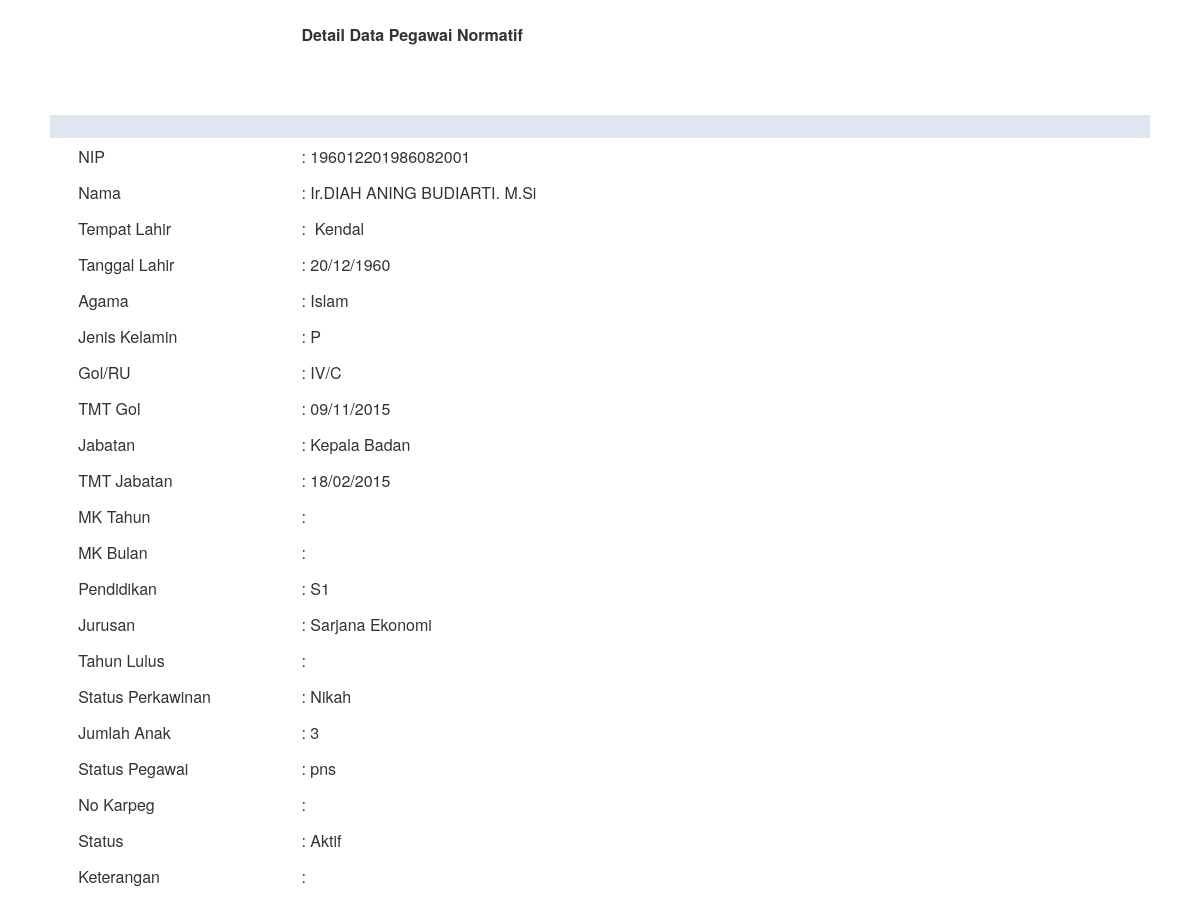
Page /dimaspunya/viewpegawai.php?page=detail&nip=196012201986082001 on the committed database.
### tables this page shows
CREATE TABLE `tabel_karyawan` (
  `nip` varchar(20) NOT NULL,
  `id_pendidikan` int(3) NOT NULL,
  `id_gol` int(3) NOT NULL,
  `jabatan` varchar(40) NOT NULL,
  `nama_karyawan` varchar(40) NOT NULL,
  `tmp_lahir` varchar(15) NOT NULL,
  `tgl_lahir` date NOT NULL,
  `agama` varchar(10) NOT NULL,
  `jk` enum('L','P') NOT NULL,
  `status_nikah` varchar(15) NOT NULL,
  `jml_anak` varchar(2) default NULL,
  `status_karyawan` enum('pns','cpns') NOT NULL,
  `thn_lulus` int(4) default NULL,
  `status` enum('Aktif','Tidak Aktif') NOT NULL,
  `no_karpeg` varchar(10) default NULL,
  `keterangan` varchar(40) NOT NULL,
  PRIMARY KEY  (`nip`)
);

CREATE TABLE `tabel_gol` (
  `id_gol` int(3) NOT NULL,
  `tmt_jabatan` date NOT NULL,
  `gol` varchar(6) NOT NULL,
  `tmt_gol` date NOT NULL,
  `mk_thn` varchar(2) NOT NULL,
  `mk_bln` varchar(2) NOT NULL,
  PRIMARY KEY  (`id_gol`)
);

CREATE TABLE `tb_pendidikan` (
  `id_pendidikan` int(3) NOT NULL auto_increment,
  `pendidikan` varchar(6) NOT NULL,
  `jurusan` varchar(20) default NULL,
  PRIMARY KEY  (`id_pendidikan`)
);

### dimaspunya/viewpegawai.php (the view, shortened to what this page needs)
<link href="layout/bootstrap.min.css" rel="stylesheet">
<link href="layout/simple-sidebar.css" rel="stylesheet">
<?php
if (isset($_GET['nip'])) {
	$nip = $_GET['nip'];
} else {
	die ("Error. Tidak ada NIP yang dipilih Silakan cek kembali! ");
}
$tampil_karyawan = " SELECT a.nip,a.jabatan, a.nama_karyawan, a.tmp_lahir, a.tgl_lahir, a.agama, a.jk, a.status_nikah, a.jml_anak, a.status_karyawan, a.thn_lulus, a.status, a.no_karpeg,a.keterangan, b.tmt_jabatan, b.gol, b.tmt_gol, b.mk_thn, b.mk_bln, c.pendidikan, c.jurusan
FROM tabel_karyawan a
JOIN tabel_gol b ON a.id_gol = b.id_gol
JOIN tb_pendidikan c ON a.id_pendidikan = c.id_pendidikan
WHERE a.nip ='$nip'";
$sql = mysql_query ($tampil_karyawan);
$hasil_p = mysql_fetch_array ($sql);
	$nip = $hasil_p['nip'];
	$nama_karyawan = $hasil_p['nama_karyawan'];
	$jk = $hasil_p['jk'];
	$jabatan = $hasil_p['jabatan'];
	$tmp_lahir = $hasil_p['tmp_lahir'];
	$tgl_lahir = $hasil_p['tgl_lahir'];
	$agama = $hasil_p['agama'];
	$status_nikah = $hasil_p['status_nikah'];
	$jml_anak = $hasil_p['jml_anak'];
	$status_karyawan = $hasil_p['status_karyawan'];
	$thn_lulus = $hasil_p['thn_lulus'];
	$status = $hasil_p['status'];
	$no_karpeg = $hasil_p['no_karpeg'];
	$gol = $hasil_p['gol'];
	$tmt_gol = $hasil_p['tmt_gol'];
	$tmt_jabatan = $hasil_p['tmt_jabatan'];
	$mk_thn = $hasil_p['mk_thn'];
	$mk_bln = $hasil_p['mk_bln'];
	$jurusan = $hasil_p['jurusan'];
	$pendidikan = $hasil_p['pendidikan'];
?>
<form action="#" method="POST" name="detail" enctype="multipart/form-data">
<table width="1100" border="0" align="center" cellpadding="0" cellspacing="0">
		<tr>
			<td width="18">&nbsp;</td>
			<td width="142">&nbsp;</td>
			<td width="540">&nbsp;</td>
		</tr>
		<tr>
			<td>&nbsp;</td>
			<td>&nbsp;</td>
			<td width="540"><b>Detail Data Pegawai Normatif&nbsp;&nbsp;&nbsp;</b></td>
		</tr>
		<tr>
			<td>&nbsp;</td>
			<td>&nbsp;</td>
			<td width="540">&nbsp;</td>
		</tr>
		<tr>
			<td>&nbsp;</td>
			<td>&nbsp;</td>
			<td align="right" width="540">&nbsp;</td>
		</tr>
		<tr>
			<td>&nbsp;</td>
			<td>&nbsp;</td>
			<td width="540">&nbsp;</td>
		</tr>
		<tr bgcolor="#DFE6EF" height="20">
			<td>&nbsp;</td>
			<td>&nbsp;</td>
			<td width="540"></td>
		</tr>
		<tr>
			<td >&nbsp;</td>
			<td width="142" height="36">NIP</td>
			<td width="540">:&nbsp;<?=$nip?></td>
		</tr>
		<tr>
			<td>&nbsp;</td>
			<td height="36">Nama</td>
			<td>:&nbsp;<?=$nama_karyawan?></td>
		</tr>
		<tr>
			<td>&nbsp;</td>
			<td height="36">Tempat Lahir</td>
			<td>:&nbsp;&nbsp;<?=$tmp_lahir?></td>
		</tr>
		<tr>
			<td>&nbsp;</td>
			<td height="36">Tanggal Lahir</td>
			<td>:&nbsp;<?=date('d/m/Y',strtotime($tgl_lahir))?></td>
		</tr>
		<tr>
			<td >&nbsp;</td>
			<td height="36">Agama</td>
			<td>:&nbsp;<?=$agama?></td>
		</tr>
		<tr>
			<td >&nbsp;</td>
			<td height="36">Jenis Kelamin</td>
			<td>:&nbsp;<?=$jk?></td>
		</tr>
		<tr>
			<td >&nbsp;</td>
			<td height="36">Gol/RU</td>
			<td>:&nbsp;<?=$gol?></td>
		</tr>
		<tr>
			<td>&nbsp;</td>
			<td height="36">TMT Gol</td>
			<td>:&nbsp;<?=date('d/m/Y',strtotime($tmt_gol))?></td>
		</tr>
		<tr>
			<td>&nbsp;</td>
			<td height="36">Jabatan</td>
			<td>:&nbsp;<?=$jabatan?></td>
		</tr>
		<tr>
			<td>&nbsp;</td>
			<td height="36">TMT Jabatan</td>
			<td>:&nbsp;<?=date('d/m/Y',strtotime($tmt_jabatan))?></td>
		</tr>
		<tr>
			<td>&nbsp;</td>
			<td height="36">MK Tahun</td>
			<td>:&nbsp;<?=$mk_thn?></td>
		</tr>
		<tr>
			<td>&nbsp;</td>
			<td height="36">MK Bulan</td>
			<td>:&nbsp;<?=$mk_bln?></td>
		</tr>
		<tr>
			<td>&nbsp;</td>
			<td height="36">Pendidikan</td>
			<td>:&nbsp;<?=$pendidikan?></td>
		</tr>
		<tr>
			<td>&nbsp;</td>
		  <td height="36">Jurusan</td>
		  <td width="540">:&nbsp;<?=$jurusan?></td>
		</tr>
        <tr>
			<td>&nbsp;</td>
		  <td height="36">Tahun Lulus</td>
		  <td width="540">:&nbsp;<?=$thn_lulus?></td>
		</tr>
        <tr>
			<td>&nbsp;</td>
		  <td height="36">Status Perkawinan</td>
		  <td width="540">:&nbsp;<?=$status_nikah?></td>
		</tr>
        <tr>
			<td>&nbsp;</td>
		  <td height="36">Jumlah Anak</td>
		  <td width="540">:&nbsp;<?=$jml_anak?></td>
		</tr>
        <tr>
			<td>&nbsp;</td>
		  <td height="36">Status Pegawai</td>
		  <td width="540">:&nbsp;<?=$status_karyawan?></td>
		</tr>
        <tr>
			<td>&nbsp;</td>
		  <td height="36">No Karpeg</td>
		  <td width="540">:&nbsp;<?=$no_karpeg?></td>
		</tr>
        <tr>
			<td>&nbsp;</td>
		  <td height="36">Status</td>
		  <td width="540">:&nbsp;<?=$status?></td>
		</tr>
		<tr>
			<td>&nbsp;</td>
		  <td height="36">Keterangan</td>
		  <td width="540">:&nbsp;<?=$keterangan?></td>
		</tr>
</table>
</form>

### rows in the picture
tabel_karyawan: nip "196012201986082001", nama_karyawan "Ir.DIAH ANING BUDIARTI. M.Si", tmp_lahir "Kendal", tgl_lahir "20/12/1960", agama "Islam", jk "P", id_gol.gol "IV/C", id_gol.tmt_gol "09/11/2015", jabatan "Kepala Badan", id_gol.tmt_jabatan "18/02/2015", id_pendidikan.pendidikan "S1", id_pendidikan.jurusan "Sarjana Ekonomi", status_nikah "Nikah", jml_anak "3", status_karyawan "pns", status "Aktif"
